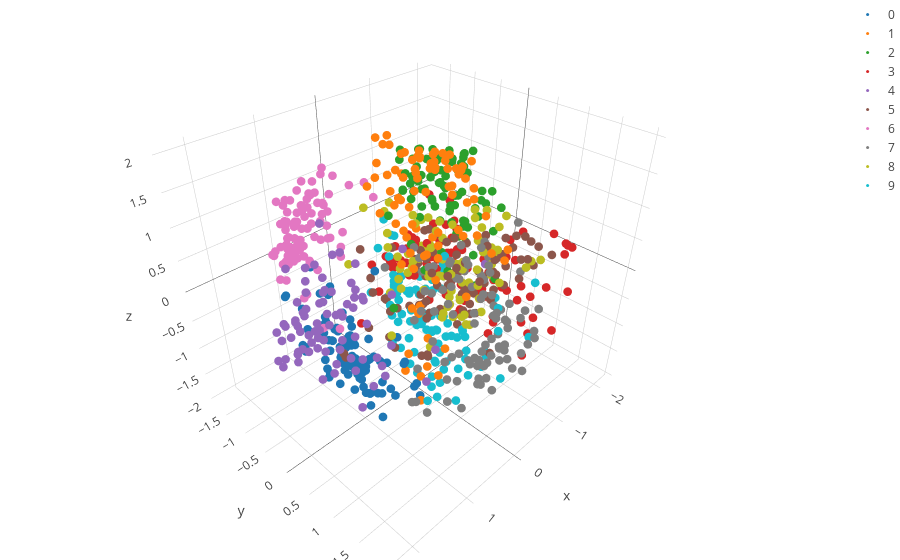

Notebook code cell kept with this figure:
### Markdown cell above
### <font color=DARKBLUE>可旋轉的模組畫出三維的情形</font>

<font color=OliveDrab size=5%>◎◎◎ ↓ </font>   使用另一個可旋轉的模組畫出三維分佈圖，以觀察各種角度下的類別分佈情形

### Code cell
traces = []
for name in set(Draw_Y):
    trace = Scatter3d(
        x = DataX_Reduced[Draw_Y == name,0],
        y = DataX_Reduced[Draw_Y == name,1],
        z = DataX_Reduced[Draw_Y == name,2],
        mode = 'markers',
        name = name,
        marker = { 'size': 3},)
    traces.append(trace)
data = Data(traces)
layout = Layout(xaxis = XAxis(title = 'PC1', showline = False),
                yaxis = YAxis(title = 'PC2', showline = False),
                margin = dict(l = 0,r = 0,b = 0,t = 0))
fig = Figure(data = data,layout = layout)
py.iplot(fig,filename = 'TrainData-3d-scatter')
